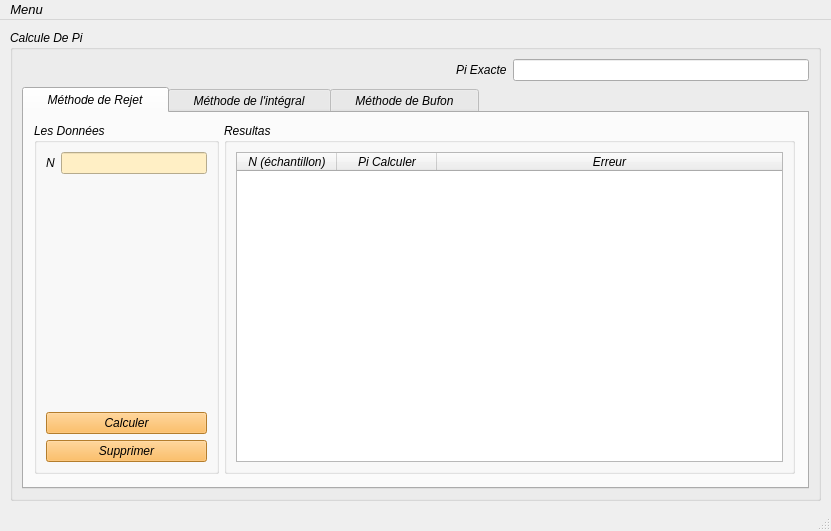
<?xml version="1.0" encoding="UTF-8"?>
<ui version="4.0">
 <class>MainWindow</class>
 <widget class="QMainWindow" name="MainWindow">
  <property name="geometry">
   <rect>
    <x>0</x>
    <y>0</y>
    <width>831</width>
    <height>531</height>
   </rect>
  </property>
  <property name="minimumSize">
   <size>
    <width>831</width>
    <height>531</height>
   </size>
  </property>
  <property name="maximumSize">
   <size>
    <width>831</width>
    <height>531</height>
   </size>
  </property>
  <property name="font">
   <font>
    <pointsize>10</pointsize>
    <italic>true</italic>
   </font>
  </property>
  <property name="windowTitle">
   <string>Calcul de Pi par MC -v1.0</string>
  </property>
  <widget class="QWidget" name="centralwidget">
   <widget class="QGroupBox" name="groupBox">
    <property name="geometry">
     <rect>
      <x>10</x>
      <y>10</y>
      <width>811</width>
      <height>471</height>
     </rect>
    </property>
    <property name="font">
     <font>
      <pointsize>9</pointsize>
      <italic>true</italic>
     </font>
    </property>
    <property name="title">
     <string>Calcule De Pi</string>
    </property>
    <layout class="QGridLayout" name="gridLayout_5">
     <item row="0" column="0">
      <spacer name="horizontalSpacer">
       <property name="orientation">
        <enum>Qt::Horizontal</enum>
       </property>
       <property name="sizeHint" stdset="0">
        <size>
         <width>428</width>
         <height>20</height>
        </size>
       </property>
      </spacer>
     </item>
     <item row="0" column="1">
      <widget class="QLabel" name="label_3">
       <property name="text">
        <string>Pi Exacte</string>
       </property>
      </widget>
     </item>
     <item row="0" column="2">
      <widget class="QLineEdit" name="lineEdit">
       <property name="readOnly">
        <bool>true</bool>
       </property>
      </widget>
     </item>
     <item row="1" column="0" colspan="3">
      <widget class="QTabWidget" name="tabWidget">
       <property name="font">
        <font>
         <italic>true</italic>
        </font>
       </property>
       <property name="currentIndex">
        <number>0</number>
       </property>
       <widget class="QWidget" name="tab">
        <attribute name="title">
         <string>    Méthode de Rejet    </string>
        </attribute>
        <widget class="QGroupBox" name="groupBox_2">
         <property name="geometry">
          <rect>
           <x>10</x>
           <y>10</y>
           <width>185</width>
           <height>351</height>
          </rect>
         </property>
         <property name="font">
          <font>
           <italic>true</italic>
          </font>
         </property>
         <property name="title">
          <string>Les Données</string>
         </property>
         <layout class="QGridLayout" name="gridLayout_2">
          <item row="3" column="0" colspan="2">
           <widget class="QPushButton" name="suppremer1">
            <property name="styleSheet">
             <string notr="true">background-color: rgb(252, 175, 62);</string>
            </property>
            <property name="text">
             <string>Supprimer</string>
            </property>
           </widget>
          </item>
          <item row="0" column="0">
           <widget class="QLabel" name="label">
            <property name="text">
             <string>N</string>
            </property>
           </widget>
          </item>
          <item row="2" column="0" colspan="2">
           <widget class="QPushButton" name="calculer1">
            <property name="styleSheet">
             <string notr="true">background-color: rgb(252, 175, 62);</string>
            </property>
            <property name="text">
             <string>Calculer</string>
            </property>
           </widget>
          </item>
          <item row="1" column="0" colspan="2">
           <spacer name="verticalSpacer">
            <property name="orientation">
             <enum>Qt::Vertical</enum>
            </property>
            <property name="sizeHint" stdset="0">
             <size>
              <width>158</width>
              <height>168</height>
             </size>
            </property>
           </spacer>
          </item>
          <item row="0" column="1">
           <widget class="QLineEdit" name="lineEdit_Nrejet">
            <property name="styleSheet">
             <string notr="true">background-color: rgb(255, 239, 197);</string>
            </property>
           </widget>
          </item>
         </layout>
        </widget>
        <widget class="QGroupBox" name="groupBox_3">
         <property name="geometry">
          <rect>
           <x>200</x>
           <y>10</y>
           <width>571</width>
           <height>351</height>
          </rect>
         </property>
         <property name="font">
          <font>
           <italic>true</italic>
          </font>
         </property>
         <property name="title">
          <string>Resultas</string>
         </property>
         <layout class="QGridLayout" name="gridLayout">
          <item row="0" column="0">
           <widget class="QTableWidget" name="tableWidget">
            <property name="font">
             <font>
              <italic>true</italic>
             </font>
            </property>
            <property name="styleSheet">
             <string notr="true">color: rgb(0, 0, 0);</string>
            </property>
            <attribute name="horizontalHeaderStretchLastSection">
             <bool>true</bool>
            </attribute>
            <column>
             <property name="text">
              <string>N (échantillon)</string>
             </property>
            </column>
            <column>
             <property name="text">
              <string>Pi Calculer</string>
             </property>
            </column>
            <column>
             <property name="text">
              <string>Erreur</string>
             </property>
            </column>
           </widget>
          </item>
         </layout>
        </widget>
       </widget>
       <widget class="QWidget" name="tab_2">
        <attribute name="title">
         <string>    Méthode de l'intégral    </string>
        </attribute>
        <widget class="QGroupBox" name="groupBox_4">
         <property name="geometry">
          <rect>
           <x>10</x>
           <y>10</y>
           <width>185</width>
           <height>351</height>
          </rect>
         </property>
         <property name="font">
          <font>
           <italic>true</italic>
          </font>
         </property>
         <property name="title">
          <string>Les Données</string>
         </property>
         <layout class="QGridLayout" name="gridLayout_3">
          <item row="3" column="0" colspan="2">
           <widget class="QPushButton" name="suppremer2">
            <property name="styleSheet">
             <string notr="true">background-color: rgb(252, 175, 62);</string>
            </property>
            <property name="text">
             <string>Supprimer</string>
            </property>
            <property name="shortcut">
             <string notr="true"/>
            </property>
           </widget>
          </item>
          <item row="2" column="0" colspan="2">
           <widget class="QPushButton" name="calculer2">
            <property name="styleSheet">
             <string notr="true">background-color: rgb(252, 175, 62);</string>
            </property>
            <property name="text">
             <string>Calculer</string>
            </property>
           </widget>
          </item>
          <item row="0" column="1">
           <widget class="QLineEdit" name="lineEdit_Nintegral">
            <property name="styleSheet">
             <string notr="true">background-color: rgb(255, 239, 197);</string>
            </property>
           </widget>
          </item>
          <item row="0" column="0">
           <widget class="QLabel" name="label_2">
            <property name="text">
             <string>N</string>
            </property>
           </widget>
          </item>
          <item row="1" column="0" colspan="2">
           <spacer name="verticalSpacer_2">
            <property name="orientation">
             <enum>Qt::Vertical</enum>
            </property>
            <property name="sizeHint" stdset="0">
             <size>
              <width>158</width>
              <height>168</height>
             </size>
            </property>
           </spacer>
          </item>
         </layout>
        </widget>
        <widget class="QGroupBox" name="groupBox_5">
         <property name="geometry">
          <rect>
           <x>200</x>
           <y>10</y>
           <width>571</width>
           <height>351</height>
          </rect>
         </property>
         <property name="font">
          <font>
           <italic>true</italic>
          </font>
         </property>
         <property name="title">
          <string>Resultas</string>
         </property>
         <layout class="QGridLayout" name="gridLayout_4">
          <item row="0" column="0">
           <widget class="QTableWidget" name="tableWidget_2">
            <property name="font">
             <font>
              <italic>true</italic>
             </font>
            </property>
            <property name="styleSheet">
             <string notr="true">color: rgb(0, 0, 0);</string>
            </property>
            <attribute name="horizontalHeaderStretchLastSection">
             <bool>true</bool>
            </attribute>
            <column>
             <property name="text">
              <string>N (échantillon)</string>
             </property>
            </column>
            <column>
             <property name="text">
              <string>Pi Calculer</string>
             </property>
            </column>
            <column>
             <property name="text">
              <string>Erreur</string>
             </property>
            </column>
           </widget>
          </item>
         </layout>
        </widget>
       </widget>
       <widget class="QWidget" name="tab_3">
        <attribute name="title">
         <string>    Méthode de Bufon    </string>
        </attribute>
        <widget class="QGroupBox" name="groupBox_6">
         <property name="geometry">
          <rect>
           <x>10</x>
           <y>10</y>
           <width>183</width>
           <height>351</height>
          </rect>
         </property>
         <property name="font">
          <font>
           <italic>true</italic>
          </font>
         </property>
         <property name="title">
          <string>Les Données</string>
         </property>
         <layout class="QGridLayout" name="gridLayout_6">
          <item row="2" column="1">
           <widget class="QLineEdit" name="lineEdit_buffon">
            <property name="styleSheet">
             <string notr="true">background-color: rgb(255, 239, 197);</string>
            </property>
           </widget>
          </item>
          <item row="3" column="0" colspan="2">
           <spacer name="verticalSpacer_3">
            <property name="orientation">
             <enum>Qt::Vertical</enum>
            </property>
            <property name="sizeHint" stdset="0">
             <size>
              <width>158</width>
              <height>168</height>
             </size>
            </property>
           </spacer>
          </item>
          <item row="5" column="0" colspan="2">
           <widget class="QPushButton" name="suppremer2_2">
            <property name="styleSheet">
             <string notr="true">background-color: rgb(252, 175, 62);</string>
            </property>
            <property name="text">
             <string>Supprimer</string>
            </property>
            <property name="shortcut">
             <string notr="true"/>
            </property>
           </widget>
          </item>
          <item row="0" column="1">
           <widget class="QLineEdit" name="lineEdit_d">
            <property name="styleSheet">
             <string notr="true">background-color: rgb(255, 239, 197);</string>
            </property>
           </widget>
          </item>
          <item row="0" column="0">
           <widget class="QLabel" name="label_5">
            <property name="text">
             <string>D</string>
            </property>
           </widget>
          </item>
          <item row="2" column="0">
           <widget class="QLabel" name="label_4">
            <property name="text">
             <string>N</string>
            </property>
           </widget>
          </item>
          <item row="4" column="0" colspan="2">
           <widget class="QPushButton" name="calculer2_2">
            <property name="styleSheet">
             <string notr="true">background-color: rgb(252, 175, 62);</string>
            </property>
            <property name="text">
             <string>Calculer</string>
            </property>
           </widget>
          </item>
          <item row="1" column="0">
           <widget class="QLabel" name="label_6">
            <property name="text">
             <string>a</string>
            </property>
           </widget>
          </item>
          <item row="1" column="1">
           <widget class="QLineEdit" name="lineEdit_a">
            <property name="styleSheet">
             <string notr="true">background-color: rgb(255, 239, 197);</string>
            </property>
           </widget>
          </item>
         </layout>
        </widget>
        <widget class="QGroupBox" name="groupBox_7">
         <property name="geometry">
          <rect>
           <x>200</x>
           <y>10</y>
           <width>571</width>
           <height>351</height>
          </rect>
         </property>
         <property name="font">
          <font>
           <italic>true</italic>
          </font>
         </property>
         <property name="title">
          <string>Resultas</string>
         </property>
         <layout class="QGridLayout" name="gridLayout_7">
          <item row="0" column="0">
           <widget class="QTableWidget" name="tableWidget_3">
            <property name="font">
             <font>
              <italic>true</italic>
             </font>
            </property>
            <property name="styleSheet">
             <string notr="true">color: rgb(0, 0, 0);</string>
            </property>
            <attribute name="horizontalHeaderStretchLastSection">
             <bool>true</bool>
            </attribute>
            <column>
             <property name="text">
              <string>N (échantillon)</string>
             </property>
            </column>
            <column>
             <property name="text">
              <string>Pi Calculer</string>
             </property>
            </column>
            <column>
             <property name="text">
              <string>Erreur</string>
             </property>
            </column>
           </widget>
          </item>
         </layout>
        </widget>
       </widget>
      </widget>
     </item>
    </layout>
   </widget>
  </widget>
  <widget class="QMenuBar" name="menubar">
   <property name="geometry">
    <rect>
     <x>0</x>
     <y>0</y>
     <width>831</width>
     <height>21</height>
    </rect>
   </property>
   <widget class="QMenu" name="menuMenu">
    <property name="font">
     <font>
      <pointsize>10</pointsize>
      <italic>true</italic>
     </font>
    </property>
    <property name="title">
     <string>Menu</string>
    </property>
   </widget>
   <addaction name="menuMenu"/>
  </widget>
  <widget class="QStatusBar" name="statusbar"/>
 </widget>
 <resources/>
 <connections/>
</ui>
